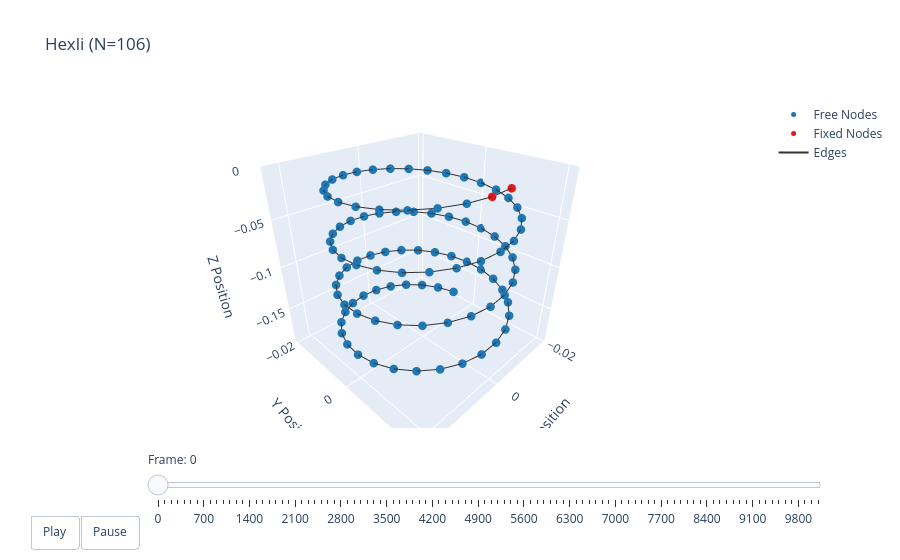

The notebook cell this image was saved under:
### Code cell
options = dismech.AnimationOptions(title='Hexli (N=106)', plot_step=100)

fig = dismech.get_interactive_animation_plotly(robot, t_arr, qs, options)
fig.show()

### Figure 1 — Plotly figure (JSON) as saved in the notebook; plotly's stock layout.template omitted (floating-point values rounded to 4 significant figures; data arrays with more than 128 entries replaced by an {"elided": "..."} marker saying what was removed)
{"data": [{"marker": {"color": "#1f78b4", "size": 5}, "mode": "markers", "name": "Free Nodes", "type": "scatter3d", "x": [0.009052, 0.01295, 0.01614, 0.01845, 0.01974, 0.01995, 0.01906, 0.01713, 0.01425, 0.0106, 0.006361, 0.001775, -0.002909, -0.007433, -0.01155, -0.01503, -0.01769, -0.01937, -0.02, -0.01952, -0.01798, -0.01544, -0.01206, -0.008019, -0.003535, 0.001142, 0.005756, 0.01005, 0.0138, 0.01679, 0.01886, 0.01989, 0.01983, 0.01868, 0.01651, 0.01343, 0.009613, 0.005268, 0.0006346, -0.004034, -0.008481, -0.01246, -0.01576, -0.01819, -0.01963, -0.01998, -0.01924, -0.01745, -0.01469, -0.01113, -0.00696, -0.002406, 0.00228, 0.00684, 0.01103, 0.01461, 0.01738, 0.01921, 0.01998, 0.01965, 0.01825, 0.01584, 0.01256, 0.008596, 0.004158, -0.0005077, -0.005146, -0.009501, -0.01334, -0.01644, -0.01864, -0.01981, -0.0199, -0.0189, -0.01686, -0.01389, -0.01016, -0.005878, -0.001268, 0.00341, 0.007902, 0.01196, 0.01536, 0.01792, 0.01949, 0.02, 0.01941, 0.01775, 0.01511, 0.01165, 0.007551, 0.003035, -0.001648, -0.006241, -0.01049, -0.01416, -0.01706, -0.01902], "y": [0.01783, 0.01524, 0.01181, 0.007727, 0.003223, -0.001458, -0.006059, -0.01033, -0.01403, -0.01696, -0.01896, -0.01992, -0.01979, -0.01857, -0.01633, -0.01319, -0.009333, -0.004962, -0.0003173, 0.004344, 0.008767, 0.01271, 0.01595, 0.01832, 0.01969, 0.01997, 0.01915, 0.01729, 0.01447, 0.01087, 0.006661, 0.002091, -0.002595, -0.007138, -0.01129, -0.01482, -0.01754, -0.01929, -0.01999, -0.01959, -0.01811, -0.01564, -0.01231, -0.008308, -0.003847, 0.0008248, 0.005452, 0.009779, 0.01357, 0.01662, 0.01875, 0.01985, 0.01987, 0.01879, 0.01669, 0.01366, 0.00989, 0.005574, 0.0009516, -0.003723, -0.008193, -0.01221, -0.01556, -0.01806, -0.01956, -0.01999, -0.01933, -0.0176, -0.01491, -0.01139, -0.007256, -0.002721, 0.001964, 0.006541, 0.01076, 0.01439, 0.01722, 0.01912, 0.01996, 0.01971, 0.01837, 0.01603, 0.01281, 0.008881, 0.004468, -0.0001904, -0.004838, -0.009221, -0.0131, -0.01625, -0.01852, -0.01977, -0.01993, -0.019, -0.01703, -0.01412, -0.01044, -0.00618], "z": [-0.003737, -0.005606, -0.007475, -0.009343, -0.01121, -0.01308, -0.01495, -0.01682, -0.01869, -0.02056, -0.02242, -0.02429, -0.02616, -0.02803, -0.0299, -0.03177, -0.03364, -0.03551, -0.03737, -0.03924, -0.04111, -0.04298, -0.04485, -0.04672, -0.04859, -0.05045, -0.05232, -0.05419, -0.05606, -0.05793, -0.0598, -0.06167, -0.06354, -0.0654, -0.06727, -0.06914, -0.07101, -0.07288, -0.07475, -0.07662, -0.07848, -0.08035, -0.08222, -0.08409, -0.08596, -0.08783, -0.0897, -0.09157, -0.09343, -0.0953, -0.09717, -0.09904, -0.1009, -0.1028, -0.1046, -0.1065, -0.1084, -0.1103, -0.1121, -0.114, -0.1159, -0.1177, -0.1196, -0.1215, -0.1233, -0.1252, -0.1271, -0.1289, -0.1308, -0.1327, -0.1345, -0.1364, -0.1383, -0.1402, -0.142, -0.1439, -0.1458, -0.1476, -0.1495, -0.1514, -0.1532, -0.1551, -0.157, -0.1588, -0.1607, -0.1626, -0.1644, -0.1663, -0.1682, -0.1701, -0.1719, -0.1738, -0.1757, -0.1775, -0.1794, -0.1813, -0.1831, -0.185]}, {"marker": {"color": "#e31a1c", "size": 5}, "mode": "markers", "name": "Fixed Nodes", "type": "scatter3d", "x": [0.0, 0.004653], "y": [0.02, 0.01945], "z": [-0.0, -0.001869]}, {"line": {"color": "#333333", "width": 2}, "mode": "lines", "name": "Edges", "type": "scatter3d", "x": {"elided": "297 float values"}, "y": {"elided": "297 float values"}, "z": {"elided": "297 float values"}}, {"color": "rgba(166, 206, 227, 0.7)", "i": [], "j": [], "k": [], "name": "Faces", "opacity": 0.7, "showscale": false, "type": "mesh3d", "x": [0.0, 0.004653, 0.009052, 0.01295, 0.01614, 0.01845, 0.01974, 0.01995, 0.01906, 0.01713, 0.01425, 0.0106, 0.006361, 0.001775, -0.002909, -0.007433, -0.01155, -0.01503, -0.01769, -0.01937, -0.02, -0.01952, -0.01798, -0.01544, -0.01206, -0.008019, -0.003535, 0.001142, 0.005756, 0.01005, 0.0138, 0.01679, 0.01886, 0.01989, 0.01983, 0.01868, 0.01651, 0.01343, 0.009613, 0.005268, 0.0006346, -0.004034, -0.008481, -0.01246, -0.01576, -0.01819, -0.01963, -0.01998, -0.01924, -0.01745, -0.01469, -0.01113, -0.00696, -0.002406, 0.00228, 0.00684, 0.01103, 0.01461, 0.01738, 0.01921, 0.01998, 0.01965, 0.01825, 0.01584, 0.01256, 0.008596, 0.004158, -0.0005077, -0.005146, -0.009501, -0.01334, -0.01644, -0.01864, -0.01981, -0.0199, -0.0189, -0.01686, -0.01389, -0.01016, -0.005878, -0.001268, 0.00341, 0.007902, 0.01196, 0.01536, 0.01792, 0.01949, 0.02, 0.01941, 0.01775, 0.01511, 0.01165, 0.007551, 0.003035, -0.001648, -0.006241, -0.01049, -0.01416, -0.01706, -0.01902], "y": [0.02, 0.01945, 0.01783, 0.01524, 0.01181, 0.007727, 0.003223, -0.001458, -0.006059, -0.01033, -0.01403, -0.01696, -0.01896, -0.01992, -0.01979, -0.01857, -0.01633, -0.01319, -0.009333, -0.004962, -0.0003173, 0.004344, 0.008767, 0.01271, 0.01595, 0.01832, 0.01969, 0.01997, 0.01915, 0.01729, 0.01447, 0.01087, 0.006661, 0.002091, -0.002595, -0.007138, -0.01129, -0.01482, -0.01754, -0.01929, -0.01999, -0.01959, -0.01811, -0.01564, -0.01231, -0.008308, -0.003847, 0.0008248, 0.005452, 0.009779, 0.01357, 0.01662, 0.01875, 0.01985, 0.01987, 0.01879, 0.01669, 0.01366, 0.00989, 0.005574, 0.0009516, -0.003723, -0.008193, -0.01221, -0.01556, -0.01806, -0.01956, -0.01999, -0.01933, -0.0176, -0.01491, -0.01139, -0.007256, -0.002721, 0.001964, 0.006541, 0.01076, 0.01439, 0.01722, 0.01912, 0.01996, 0.01971, 0.01837, 0.01603, 0.01281, 0.008881, 0.004468, -0.0001904, -0.004838, -0.009221, -0.0131, -0.01625, -0.01852, -0.01977, -0.01993, -0.019, -0.01703, -0.01412, -0.01044, -0.00618], "z": [-0.0, -0.001869, -0.003737, -0.005606, -0.007475, -0.009343, -0.01121, -0.01308, -0.01495, -0.01682, -0.01869, -0.02056, -0.02242, -0.02429, -0.02616, -0.02803, -0.0299, -0.03177, -0.03364, -0.03551, -0.03737, -0.03924, -0.04111, -0.04298, -0.04485, -0.04672, -0.04859, -0.05045, -0.05232, -0.05419, -0.05606, -0.05793, -0.0598, -0.06167, -0.06354, -0.0654, -0.06727, -0.06914, -0.07101, -0.07288, -0.07475, -0.07662, -0.07848, -0.08035, -0.08222, -0.08409, -0.08596, -0.08783, -0.0897, -0.09157, -0.09343, -0.0953, -0.09717, -0.09904, -0.1009, -0.1028, -0.1046, -0.1065, -0.1084, -0.1103, -0.1121, -0.114, -0.1159, -0.1177, -0.1196, -0.1215, -0.1233, -0.1252, -0.1271, -0.1289, -0.1308, -0.1327, -0.1345, -0.1364, -0.1383, -0.1402, -0.142, -0.1439, -0.1458, -0.1476, -0.1495, -0.1514, -0.1532, -0.1551, -0.157, -0.1588, -0.1607, -0.1626, -0.1644, -0.1663, -0.1682, -0.1701, -0.1719, -0.1738, -0.1757, -0.1775, -0.1794, -0.1813, -0.1831, -0.185]}], "layout": {"scene": {"camera": {"eye": {"x": 1.225, "y": 1.225, "z": 1.0}}, "xaxis": {"range": [-0.02053, 0.02388], "title": {"text": "X Position"}}, "yaxis": {"range": [-0.02113, 0.02207], "title": {"text": "Y Position"}}, "zaxis": {"range": [-0.1918, 0], "title": {"text": "Z Position"}}}, "sliders": [{"currentvalue": {"prefix": "Frame: "}, "steps": [{"args": [["0"], {"frame": {"duration": 50, "redraw": true}, "mode": "immediate"}], "label": "0", "method": "animate"}, {"args": [["1"], {"frame": {"duration": 50, "redraw": true}, "mode": "immediate"}], "label": "100", "method": "animate"}, {"args": [["2"], {"frame": {"duration": 50, "redraw": true}, "mode": "immediate"}], "label": "200", "method": "animate"}, {"args": [["3"], {"frame": {"duration": 50, "redraw": true}, "mode": "immediate"}], "label": "300", "method": "animate"}, {"args": [["4"], {"frame": {"duration": 50, "redraw": true}, "mode": "immediate"}], "label": "400", "method": "animate"}, {"args": [["5"], {"frame": {"duration": 50, "redraw": true}, "mode": "immediate"}], "label": "500", "method": "animate"}, {"args": [["6"], {"frame": {"duration": 50, "redraw": true}, "mode": "immediate"}], "label": "600", "method": "animate"}, {"args": [["7"], {"frame": {"duration": 50, "redraw": true}, "mode": "immediate"}], "label": "700", "method": "animate"}, {"args": [["8"], {"frame": {"duration": 50, "redraw": true}, "mode": "immediate"}], "label": "800", "method": "animate"}, {"args": [["9"], {"frame": {"duration": 50, "redraw": true}, "mode": "immediate"}], "label": "900", "method": "animate"}, {"args": [["10"], {"frame": {"duration": 50, "redraw": true}, "mode": "immediate"}], "label": "1000", "method": "animate"}, {"args": [["11"], {"frame": {"duration": 50, "redraw": true}, "mode": "immediate"}], "label": "1100", "method": "animate"}, {"args": [["12"], {"frame": {"duration": 50, "redraw": true}, "mode": "immediate"}], "label": "1200", "method": "animate"}, {"args": [["13"], {"frame": {"duration": 50, "redraw": true}, "mode": "immediate"}], "label": "1300", "method": "animate"}, {"args": [["14"], {"frame": {"duration": 50, "redraw": true}, "mode": "immediate"}], "label": "1400", "method": "animate"}, {"args": [["15"], {"frame": {"duration": 50, "redraw": true}, "mode": "immediate"}], "label": "1500", "method": "animate"}, {"args": [["16"], {"frame": {"duration": 50, "redraw": true}, "mode": "immediate"}], "label": "1600", "method": "animate"}, {"args": [["17"], {"frame": {"duration": 50, "redraw": true}, "mode": "immediate"}], "label": "1700", "method": "animate"}, {"args": [["18"], {"frame": {"duration": 50, "redraw": true}, "mode": "immediate"}], "label": "1800", "method": "animate"}, {"args": [["19"], {"frame": {"duration": 50, "redraw": true}, "mode": "immediate"}], "label": "1900", "method": "animate"}, {"args": [["20"], {"frame": {"duration": 50, "redraw": true}, "mode": "immediate"}], "label": "2000", "method": "animate"}, {"args": [["21"], {"frame": {"duration": 50, "redraw": true}, "mode": "immediate"}], "label": "2100", "method": "animate"}, {"args": [["22"], {"frame": {"duration": 50, "redraw": true}, "mode": "immediate"}], "label": "2200", "method": "animate"}, {"args": [["23"], {"frame": {"duration": 50, "redraw": true}, "mode": "immediate"}], "label": "2300", "method": "animate"}, {"args": [["24"], {"frame": {"duration": 50, "redraw": true}, "mode": "immediate"}], "label": "2400", "method": "animate"}, {"args": [["25"], {"frame": {"duration": 50, "redraw": true}, "mode": "immediate"}], "label": "2500", "method": "animate"}, {"args": [["26"], {"frame": {"duration": 50, "redraw": true}, "mode": "immediate"}], "label": "2600", "method": "animate"}, {"args": [["27"], {"frame": {"duration": 50, "redraw": true}, "mode": "immediate"}], "label": "2700", "method": "animate"}, {"args": [["28"], {"frame": {"duration": 50, "redraw": true}, "mode": "immediate"}], "label": "2800", "method": "animate"}, {"args": [["29"], {"frame": {"duration": 50, "redraw": true}, "mode": "immediate"}], "label": "2900", "method": "animate"}, {"args": [["30"], {"frame": {"duration": 50, "redraw": true}, "mode": "immediate"}], "label": "3000", "method": "animate"}, {"args": [["31"], {"frame": {"duration": 50, "redraw": true}, "mode": "immediate"}], "label": "3100", "method": "animate"}, {"args": [["32"], {"frame": {"duration": 50, "redraw": true}, "mode": "immediate"}], "label": "3200", "method": "animate"}, {"args": [["33"], {"frame": {"duration": 50, "redraw": true}, "mode": "immediate"}], "label": "3300", "method": "animate"}, {"args": [["34"], {"frame": {"duration": 50, "redraw": true}, "mode": "immediate"}], "label": "3400", "method": "animate"}, {"args": [["35"], {"frame": {"duration": 50, "redraw": true}, "mode": "immediate"}], "label": "3500", "method": "animate"}, {"args": [["36"], {"frame": {"duration": 50, "redraw": true}, "mode": "immediate"}], "label": "3600", "method": "animate"}, {"args": [["37"], {"frame": {"duration": 50, "redraw": true}, "mode": "immediate"}], "label": "3700", "method": "animate"}, {"args": [["38"], {"frame": {"duration": 50, "redraw": true}, "mode": "immediate"}], "label": "3800", "method": "animate"}, {"args": [["39"], {"frame": {"duration": 50, "redraw": true}, "mode": "immediate"}], "label": "3900", "method": "animate"}, {"args": [["40"], {"frame": {"duration": 50, "redraw": true}, "mode": "immediate"}], "label": "4000", "method": "animate"}, {"args": [["41"], {"frame": {"duration": 50, "redraw": true}, "mode": "immediate"}], "label": "4100", "method": "animate"}, {"args": [["42"], {"frame": {"duration": 50, "redraw": true}, "mode": "immediate"}], "label": "4200", "method": "animate"}, {"args": [["43"], {"frame": {"duration": 50, "redraw": true}, "mode": "immediate"}], "label": "4300", "method": "animate"}, {"args": [["44"], {"frame": {"duration": 50, "redraw": true}, "mode": "immediate"}], "label": "4400", "method": "animate"}, {"args": [["45"], {"frame": {"duration": 50, "redraw": true}, "mode": "immediate"}], "label": "4500", "method": "animate"}, {"args": [["46"], {"frame": {"duration": 50, "redraw": true}, "mode": "immediate"}], "label": "4600", "method": "animate"}, {"args": [["47"], {"frame": {"duration": 50, "redraw": true}, "mode": "immediate"}], "label": "4700", "method": "animate"}, {"args": [["48"], {"frame": {"duration": 50, "redraw": true}, "mode": "immediate"}], "label": "4800", "method": "animate"}, {"args": [["49"], {"frame": {"duration": 50, "redraw": true}, "mode": "immediate"}], "label": "4900", "method": "animate"}, {"args": [["50"], {"frame": {"duration": 50, "redraw": true}, "mode": "immediate"}], "label": "5000", "method": "animate"}, {"args": [["51"], {"frame": {"duration": 50, "redraw": true}, "mode": "immediate"}], "label": "5100", "method": "animate"}, {"args": [["52"], {"frame": {"duration": 50, "redraw": true}, "mode": "immediate"}], "label": "5200", "method": "animate"}, {"args": [["53"], {"frame": {"duration": 50, "redraw": true}, "mode": "immediate"}], "label": "5300", "method": "animate"}, {"args": [["54"], {"frame": {"duration": 50, "redraw": true}, "mode": "immediate"}], "label": "5400", "method": "animate"}, {"args": [["55"], {"frame": {"duration": 50, "redraw": true}, "mode": "immediate"}], "label": "5500", "method": "animate"}, {"args": [["56"], {"frame": {"duration": 50, "redraw": true}, "mode": "immediate"}], "label": "5600", "method": "animate"}, {"args": [["57"], {"frame": {"duration": 50, "redraw": true}, "mode": "immediate"}], "label": "5700", "method": "animate"}, {"args": [["58"], {"frame": {"duration": 50, "redraw": true}, "mode": "immediate"}], "label": "5800", "method": "animate"}, {"args": [["59"], {"frame": {"duration": 50, "redraw": true}, "mode": "immediate"}], "label": "5900", "method": "animate"}, {"args": [["60"], {"frame": {"duration": 50, "redraw": true}, "mode": "immediate"}], "label": "6000", "method": "animate"}, {"args": [["61"], {"frame": {"duration": 50, "redraw": true}, "mode": "immediate"}], "label": "6100", "method": "animate"}, {"args": [["62"], {"frame": {"duration": 50, "redraw": true}, "mode": "immediate"}], "label": "6200", "method": "animate"}, {"args": [["63"], {"frame": {"duration": 50, "redraw": true}, "mode": "immediate"}], "label": "6300", "method": "animate"}, {"args": [["64"], {"frame": {"duration": 50, "redraw": true}, "mode": "immediate"}], "label": "6400", "method": "animate"}, {"args": [["65"], {"frame": {"duration": 50, "redraw": true}, "mode": "immediate"}], "label": "6500", "method": "animate"}, {"args": [["66"], {"frame": {"duration": 50, "redraw": true}, "mode": "immediate"}], "label": "6600", "method": "animate"}, {"args": [["67"], {"frame": {"duration": 50, "redraw": true}, "mode": "immediate"}], "label": "6700", "method": "animate"}, {"args": [["68"], {"frame": {"duration": 50, "redraw": true}, "mode": "immediate"}], "label": "6800", "method": "animate"}, {"args": [["69"], {"frame": {"duration": 50, "redraw": true}, "mode": "immediate"}], "label": "6900", "method": "animate"}, {"args": [["70"], {"frame": {"duration": 50, "redraw": true}, "mode": "immediate"}], "label": "7000", "method": "animate"}, {"args": [["71"], {"frame": {"duration": 50, "redraw": true}, "mode": "immediate"}], "label": "7100", "method": "animate"}, {"args": [["72"], {"frame": {"duration": 50, "redraw": true}, "mode": "immediate"}], "label": "7200", "method": "animate"}, {"args": [["73"], {"frame": {"duration": 50, "redraw": true}, "mode": "immediate"}], "label": "7300", "method": "animate"}, {"args": [["74"], {"frame": {"duration": 50, "redraw": true}, "mode": "immediate"}], "label": "7400", "method": "animate"}, {"args": [["75"], {"frame": {"duration": 50, "redraw": true}, "mode": "immediate"}], "label": "7500", "method": "animate"}, {"args": [["76"], {"frame": {"duration": 50, "redraw": true}, "mode": "immediate"}], "label": "7600", "method": "animate"}, {"args": [["77"], {"frame": {"duration": 50, "redraw": true}, "mode": "immediate"}], "label": "7700", "method": "animate"}, {"args": [["78"], {"frame": {"duration": 50, "redraw": true}, "mode": "immediate"}], "label": "7800", "method": "animate"}, {"args": [["79"], {"frame": {"duration": 50, "redraw": true}, "mode": "immediate"}], "label": "7900", "method": "animate"}, {"args": [["80"], {"frame": {"duration": 50, "redraw": true}, "mode": "immediate"}], "label": "8000", "method": "animate"}, {"args": [["81"], {"frame": {"duration": 50, "redraw": true}, "mode": "immediate"}], "label": "8100", "method": "animate"}, {"args": [["82"], {"frame": {"duration": 50, "redraw": true}, "mode": "immediate"}], "label": "8200", "method": "animate"}, {"args": [["83"], {"frame": {"duration": 50, "redraw": true}, "mode": "immediate"}], "label": "8300", "method": "animate"}, {"args": [["84"], {"frame": {"duration": 50, "redraw": true}, "mode": "immediate"}], "label": "8400", "method": "animate"}, {"args": [["85"], {"frame": {"duration": 50, "redraw": true}, "mode": "immediate"}], "label": "8500", "method": "animate"}, {"args": [["86"], {"frame": {"duration": 50, "redraw": true}, "mode": "immediate"}], "label": "8600", "method": "animate"}, {"args": [["87"], {"frame": {"duration": 50, "redraw": true}, "mode": "immediate"}], "label": "8700", "method": "animate"}, {"args": [["88"], {"frame": {"duration": 50, "redraw": true}, "mode": "immediate"}], "label": "8800", "method": "animate"}, {"args": [["89"], {"frame": {"duration": 50, "redraw": true}, "mode": "immediate"}], "label": "8900", "method": "animate"}, {"args": [["90"], {"frame": {"duration": 50, "redraw": true}, "mode": "immediate"}], "label": "9000", "method": "animate"}, {"args": [["91"], {"frame": {"duration": 50, "redraw": true}, "mode": "immediate"}], "label": "9100", "method": "animate"}, {"args": [["92"], {"frame": {"duration": 50, "redraw": true}, "mode": "immediate"}], "label": "9200", "method": "animate"}, {"args": [["93"], {"frame": {"duration": 50, "redraw": true}, "mode": "immediate"}], "label": "9300", "method": "animate"}, {"args": [["94"], {"frame": {"duration": 50, "redraw": true}, "mode": "immediate"}], "label": "9400", "method": "animate"}, {"args": [["95"], {"frame": {"duration": 50, "redraw": true}, "mode": "immediate"}], "label": "9500", "method": "animate"}, {"args": [["96"], {"frame": {"duration": 50, "redraw": true}, "mode": "immediate"}], "label": "9600", "method": "animate"}, {"args": [["97"], {"frame": {"duration": 50, "redraw": true}, "mode": "immediate"}], "label": "9700", "method": "animate"}, {"args": [["98"], {"frame": {"duration": 50, "redraw": true}, "mode": "immediate"}], "label": "9800", "method": "animate"}, {"args": [["99"], {"frame": {"duration": 50, "redraw": true}, "mode": "immediate"}], "label": "9900", "method": "animate"}, {"args": [["100"], {"frame": {"duration": 50, "redraw": true}, "mode": "immediate"}], "label": "10000", "method": "animate"}, {"args": [["101"], {"frame": {"duration": 50, "redraw": true}, "mode": "immediate"}], "label": "10001", "method": "animate"}], "transition": {"duration": 0}, "x": 0.1, "y": 0}], "title": {"text": "Hexli (N=106)"}, "updatemenus": [{"buttons": [{"args": [null, {"frame": {"duration": 50, "redraw": true}, "fromcurrent": true}], "label": "Play", "method": "animate"}, {"args": [[null], {"frame": {"duration": 0, "redraw": true}, "mode": "immediate"}], "label": "Pause", "method": "animate"}], "direction": "left", "pad": {"r": 10, "t": 87}, "showactive": false, "type": "buttons", "x": 0.1, "xanchor": "right", "y": 0, "yanchor": "top"}]}}
